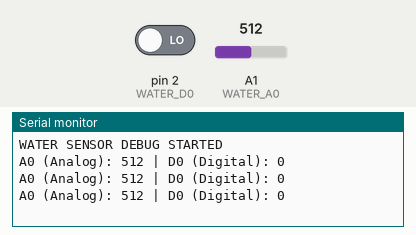
This sketch was run on a simulated Arduino Uno, built with avr-gcc and run on an emulated ATmega328P. Shown: the last lines printed to the serial monitor. The inputs (shaded band) are chosen by the test bench; at power-on: A1 (WATER_A0) = 512, pin 2 (WATER_D0) LOW.

Above: at 1.3 s.
1.4 s: A1 (WATER_A0) set to 716
At 1.9 s:
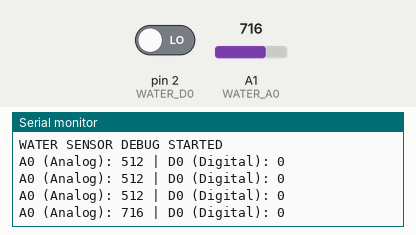
2.9 s: pin 2 (WATER_D0) driven HIGH
At 3.4 s:
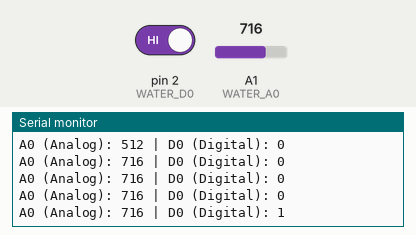
4.4 s: A1 (WATER_A0) set to 900
At 4.9 s:
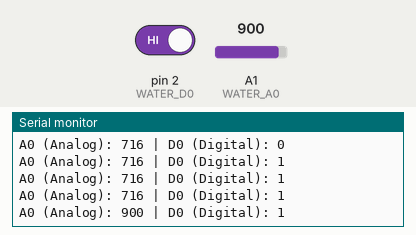
5.9 s: pin 2 (WATER_D0) driven LOW
At 6.4 s:
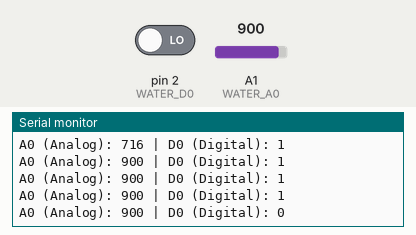
Timing chart, 0 to 8.4 s (numbered marks = the images above; inputs shaded):
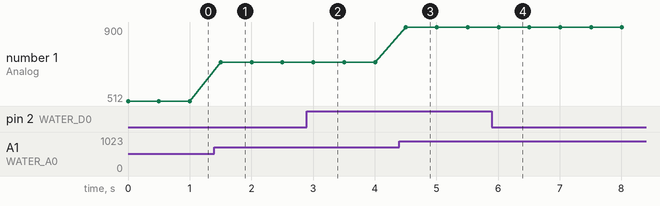

Measured:
- after the input at 1.4 s, the serial monitor: prints a new line after 0.10 s (image 1)
- after the input at 2.9 s, the serial monitor: prints a new line after 0.10 s (image 2)
- after the input at 4.4 s, the serial monitor: prints a new line after 0.11 s (image 3)
- after the input at 5.9 s, the serial monitor: prints a new line after 0.11 s (image 4)
- plotted number 1: 512 → 716 after the input at 1.4 s, 716 → 900 after the input at 4.4 s

The sketch:

Debugging_for_RainSensor.ino
```cpp
#define WATER_A0  1
#define WATER_D0  2

void setup() {
  Serial.begin(115200);

  pinMode(WATER_D0, INPUT);

  Serial.println("WATER SENSOR DEBUG STARTED");
}

void loop() {
  int analogValue = analogRead(WATER_A0);
  int digitalValue = digitalRead(WATER_D0);

  Serial.print("A0 (Analog): ");
  Serial.print(analogValue);

  Serial.print(" | D0 (Digital): ");
  Serial.println(digitalValue);

  delay(500);
}
```
